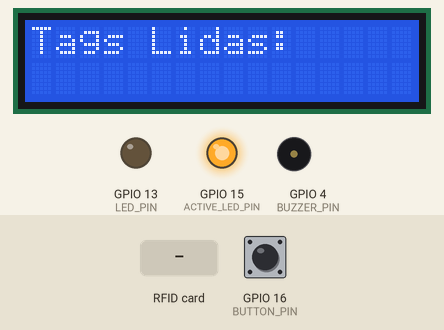
This sketch was run on a simulated ESP32. Shown: 16×2 character LCD, output pins drawn as LEDs (lit = HIGH), buzzer (waves = sounding, pin HIGH). The inputs (shaded band) are chosen by the test bench; at power-on: GPIO 16 (BUTTON_PIN) LOW. Nothing arrives over Bluetooth unless stated; what the sketch prints to the serial monitor is not drawn.

Above: at 1.3 s.
1.4 s: RFID card 5E 7A 19 C4 held to the reader
At 1.8 s:
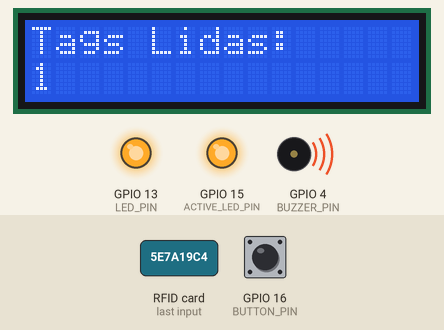
3.9 s: GPIO 16 (BUTTON_PIN) pulled HIGH for 0.15 s
At 4.8 s:
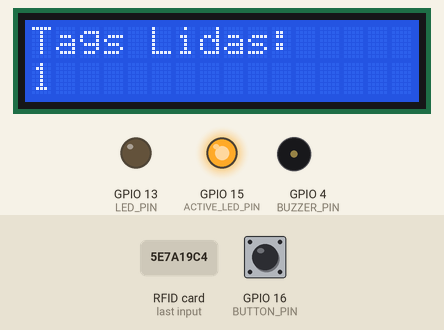
5.5 s: GPIO 16 (BUTTON_PIN) pulled HIGH for 3.2 s
At 6.7 s:
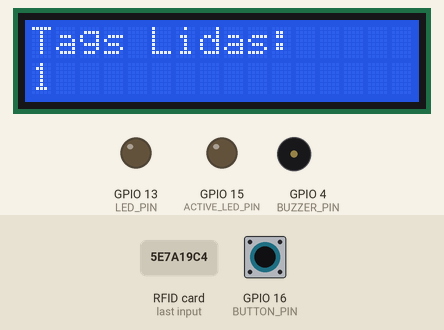
Timing chart, 0 to 10.2 s (numbered marks = the images above; inputs shaded):
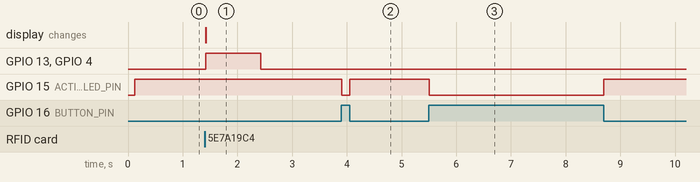

The sketch:

RFID_MQTT.ino
```cpp
#include <BluetoothSerial.h>
#include <MFRC522.h>
#include <Wire.h>
#include <LiquidCrystal_I2C.h>

#define SS_PIN 5    // Pino Slave Select (SS) do módulo RFID
#define RST_PIN 14   // Pino Reset do módulo RFID
#define LED_PIN 13   // Pino da LED
#define BUZZER_PIN 4 // Pino do buzzer
#define ACTIVE_LED_PIN 15 // Pino da LED que indica o circuito ativo
#define BUTTON_PIN 16        // Pino do botão

MFRC522 mfrc522(SS_PIN, RST_PIN);
BluetoothSerial SerialBT;

LiquidCrystal_I2C lcd(0x27, 16, 2);  // Endereço I2C do display e tamanho das linhas e colunas

int tagCount = 0;

void setup() {
  Serial.begin(115200);
  SerialBT.begin("AgroTec_RFID");

  pinMode(LED_PIN, OUTPUT);
  pinMode(ACTIVE_LED_PIN, OUTPUT);
  pinMode(BUZZER_PIN, OUTPUT);
  pinMode(BUTTON_PIN, INPUT);
  digitalWrite(LED_PIN, LOW);
  digitalWrite(ACTIVE_LED_PIN, LOW);
  digitalWrite(BUZZER_PIN, LOW);

  Wire.begin();  // Inicializa a comunicação I2C
  lcd.begin(16, 2);  // Inicializa o display LCD

  SPI.begin();
  mfrc522.PCD_Init();

  lcd.print("Tags Lidas:");
  Serial.println("Pronto para se conectar via Bluetooth e ler tags RFID");
}

void loop() {
  if (digitalRead(BUTTON_PIN) == HIGH) {
    digitalWrite(ACTIVE_LED_PIN, LOW);

    tagCount = 0;

    digitalWrite(LED_PIN, LOW);
    digitalWrite(BUZZER_PIN, LOW);
    mfrc522.PCD_StopCrypto1();
  } else {
    digitalWrite(ACTIVE_LED_PIN, HIGH);

    if (mfrc522.PICC_IsNewCardPresent() && mfrc522.PICC_ReadCardSerial()) {
      tagCount++;

      String tagValue = "";
      for (byte i = 0; i < mfrc522.uid.size; i++) {
        tagValue += String(mfrc522.uid.uidByte[i], HEX);
      }

      Serial.print("Tag RFID lida: ");
      Serial.println(tagValue);
      Serial.println(tagCount);

      SerialBT.print("RFID Tag: ");
      SerialBT.println(tagValue);

      lcd.clear();

      lcd.setCursor(0, 0);
      lcd.print("Tags Lidas:");

      lcd.setCursor(0, 1);
      lcd.print(tagCount);

      digitalWrite(LED_PIN, HIGH);
      digitalWrite(BUZZER_PIN, HIGH);

      delay(1000);

      digitalWrite(LED_PIN, LOW);
      digitalWrite(BUZZER_PIN, LOW);
    }
  }
}
```

Measured:
- after the input at 1.4 s, GPIO 13 (LED_PIN), GPIO 4 (BUZZER_PIN): LOW → HIGH at once, → LOW 1.0 s later; the display: changes at once (image 1)
- after the input at 3.9 s, GPIO 15 (ACTIVE_LED_PIN): HIGH → LOW at once, → HIGH 0.14 s later
- after the input at 5.5 s, GPIO 15 (ACTIVE_LED_PIN): HIGH → LOW at once, → HIGH 3.2 s later
